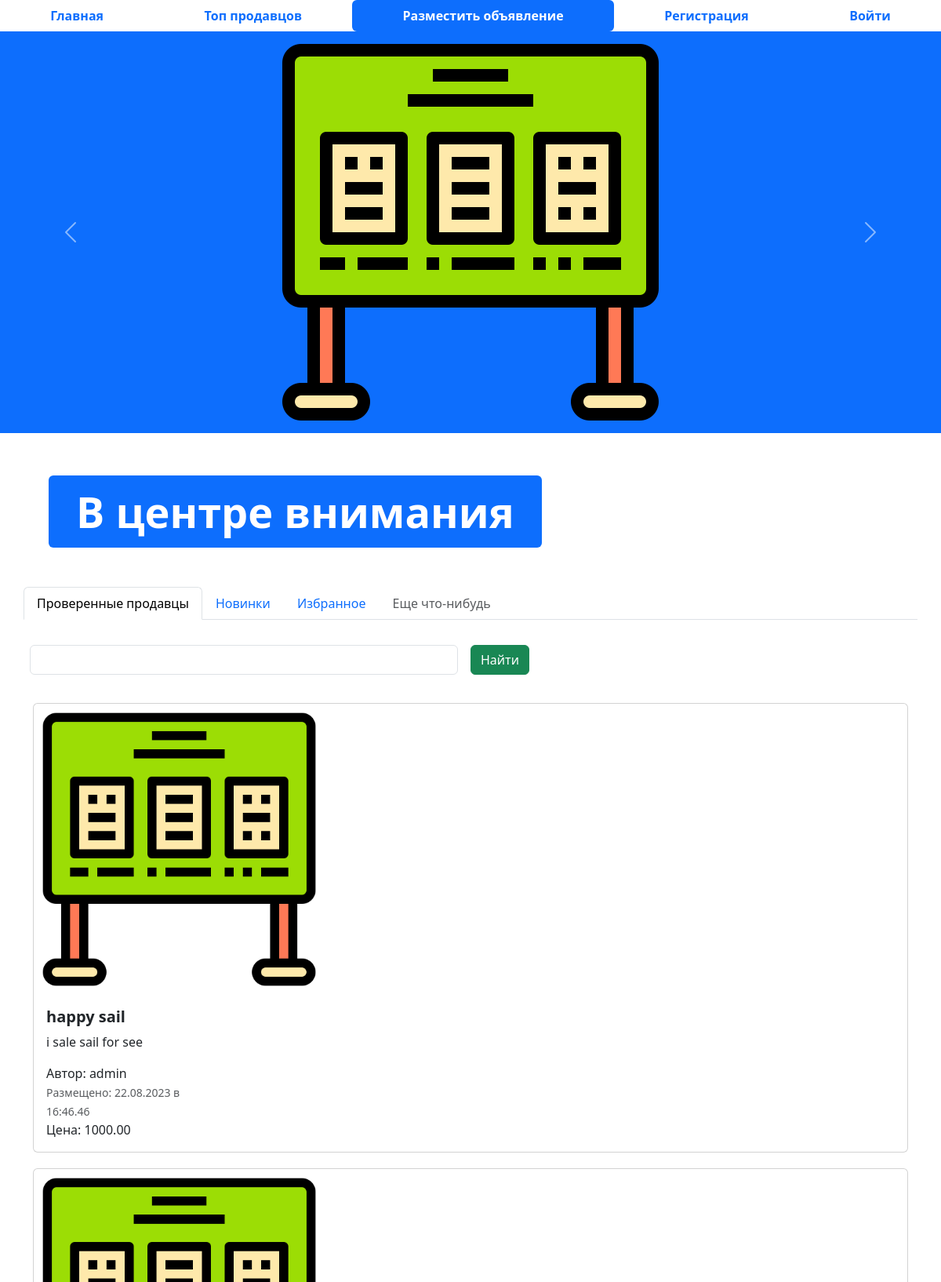
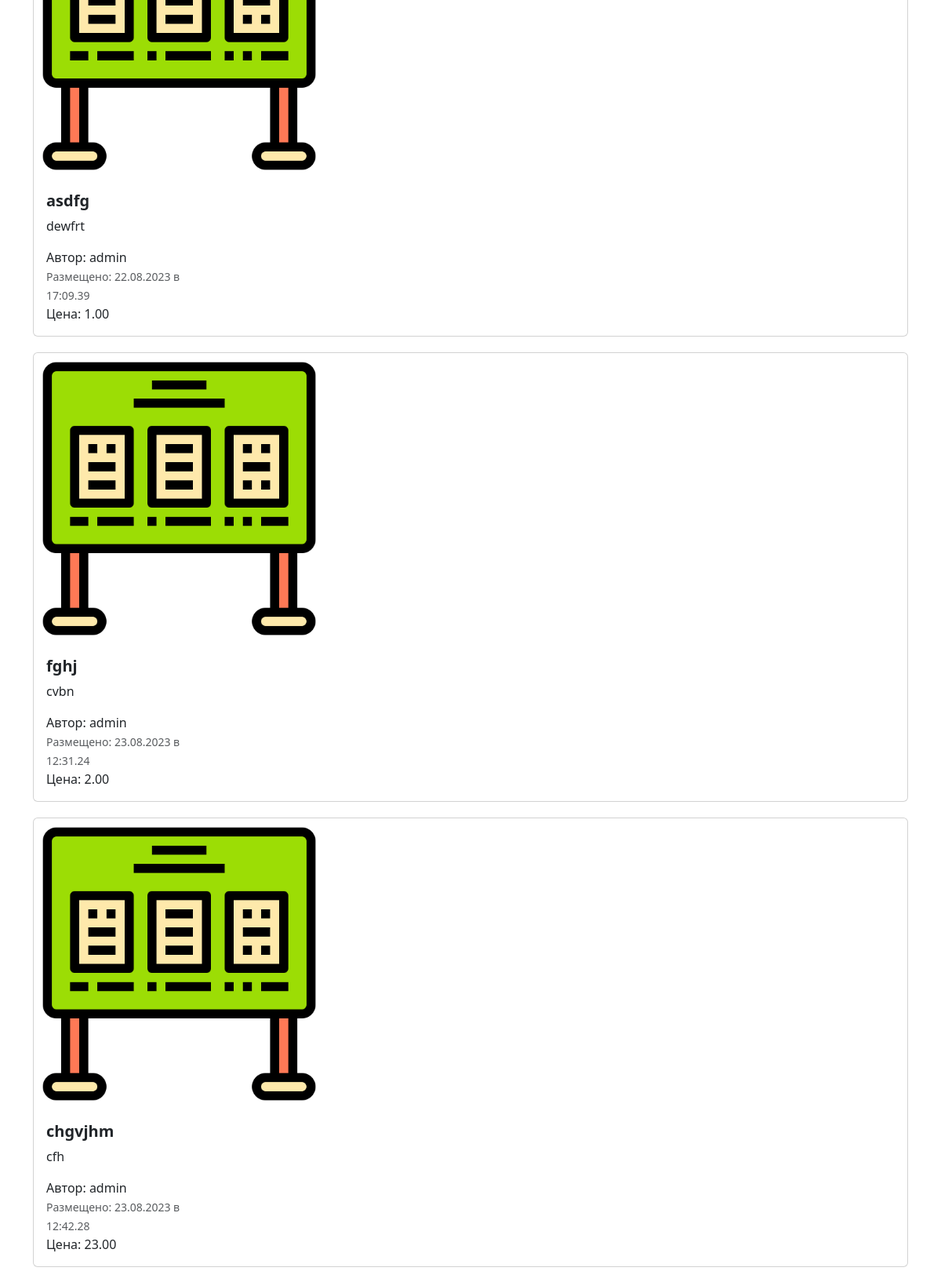
The page / (upper part) on the database its author committed (2 pictures, top to bottom).
### my_lesson_5/models.py (models this page shows, shortened)
class Advertisment(models.Model):
    class Meta:
        db_table = "advertisment"
    photo = models.ImageField("изображение", upload_to="my_lesson_5")
    title = models.CharField("Заголовок", max_length=128)
    description = models.TextField("Описание")
    price = models.DecimalField("Цена", max_digits=10, decimal_places=2)
    created_at = models.DateTimeField(auto_now_add=True)
    updated_at = models.DateTimeField(auto_now=True)
    category = models.SmallIntegerField("Категория")
    author = models.CharField("Автор", max_length=20)
    location = models.CharField("Локация", max_length=255)
    action = models.BooleanField("Торг", help_text="Отметьте, если торг уместен")
    user = models.ForeignKey(User,verbose_name="Автор",on_delete=models.CASCADE)
    @admin.display(description="Дата создания")
    def created_date(self):
        if self.created_at == timezone.now().date():
            create_time=self.created_at.strftime("%H:%M.%S")
            return format_html('<span style="color: teal; font-weight: bold">Сегодня в </span>',create_time)
        return self.created_at.strftime("%d.%m.%Y в %H:%M.%S")
    def get_absolute_url(self):
        return reverse('adv-detail', kwargs={"pk":self.pk})

### my_lesson_5/views.py (the view)
# urls.py: path("",index , name="main_page"),
def index(request):
    title=request.GET.get("qwery")
    if title:
        adverts=Advertisment.objects.filter(title__icontains=title)
    else:
        adverts=Advertisment.objects.all()
    context={"advert":adverts, "title":title}
    return render(request, 'my_adverts/index.html', context)

### Templates/my_adverts/index.html (shortened to what this page needs)
{% extends 'base.html' %}
{% load static %}
{% block content %}
<div id="carouselExampleControls" class="carousel slide bg-primary" data-bs-ride="carousel">
  <div class="carousel-inner">
    <div class="carousel-item active">
      <img src="{% static 'img/adv.png' %}" class="mx-auto d-block w-33" alt="...">
    </div>
  </div>
  <button class="carousel-control-prev" type="button" data-bs-target="#carouselExampleControls" data-bs-slide="prev">
    <span class="carousel-control-prev-icon" aria-hidden="true"></span>
  </button>
  <button class="carousel-control-next" type="button" data-bs-target="#carouselExampleControls" data-bs-slide="next">
    <span class="carousel-control-next-icon" aria-hidden="true"></span>
  </button>
</div>
<div class="container" style="margin: 50px;">
  <div class="display-2">
    <span class="badge bg-primary">В центре внимания</span>
  </div>
</div>
<div class="container">
  <div class="row">
    <ul class="nav nav-tabs bg-white">
      <li class="nav-item">
        <a class="nav-link active" aria-current="page" href="#">Проверенные продавцы</a>
      </li>
      <li class="nav-item">
        <a class="nav-link" href="#">Новинки</a>
      </li>
      <li class="nav-item">
        <a class="nav-link" href="#">Избранное</a>
      </li>
      <li class="nav-item">
        <a class="nav-link disabled" href="#" tabindex="-1" aria-disabled="true">Еще что-нибудь</a>
      </li>
    </ul>
    <form class="row g-3" method="get">
      <div class="col-auto w-50">
        <input value="{% if title %}{{ title }}{% endif %}" name="qwery" type="text" class="form-control">
      </div>
      <div class="col-auto">
        <button type="submit" class="btn btn-success mb-3">Найти</button>
      </div>
    </form>
  </div>
  {% for adv in advert %}
  <div class="col">
    <div class="card mb-2" style="max-width: 1200px; margin-top: 20px;">
      <div class="row g-0">
        <div class="col-md-4">
          <a href="{{adv.get_absolute_url}}" class="nav-link">
            <img src= "{% if adv.photo %} {{ adv.photo.url }} {% endif %}" class="img-fluid rounded-start" alt="Card title">
          </a>
        <div class="col-md-8">
          <div class="card-body">
            <h5 class="card-title">
              <a href="{{adv.get_absolute_url}}" class="nav-link"><strong>{{ adv.title }}</strong></a>
            </h5>
            <a href="{{adv.get_absolute_url}}" class="nav-link">
              <p class="card-text">
                {{ adv.description }}
              </p>
              <span>Автор: {{ adv.user }}</span>
              <p class="card-text"><small class="text-muted">Размещено: {{ adv.created_date }}</small></p>
              <a>Цена: {{ adv.price }}</a>
            </a>
          </div>
        </div>
      </div>
    </div>
  </div>
  {% endfor %}
</div>
{% endblock %}

### Templates/base.html (shortened to what this page needs)
<!DOCTYPE html>
{% load static %}
<html lang="en">
  <head>
    <link href="{% static 'css/bootstrap.min.css' %}" rel="stylesheet">
    <link rel="stylesheet" href="{% static 'css/fontello.css' %}">
  </head>
  <body>
    {% block header %}
    <ul class="nav nav-pills sticky-top bg-white nav-fill">
      <li class="nav-item">
        <a class="nav-link" href="{% url 'main_page' %}">
          <span style="font-weight: bold;">Главная</span>
        </a>
      </li>
      <li class="nav-item">
        <a class="nav-link" href="{% url 'top-sellers' %}"><span style="font-weight: bold;">Топ продавцов</span>
        </a>
      </li>
      <li class="nav-item">
        <a class="nav-link active" aria-current="page" href="{% url 'advertisement-post' %}">
          <span style="font-weight: bold;">Разместить объявление</span>
        </a>
      </li>
      {% if user.is_authenticated == False %}
      <li class="nav-item">
        <a class="nav-link" href="{% url 'reg'  %}">
          <span style="font-weight: bold;">Регистрация</span>
        </a>
      </li>
      <li class="nav-item">
        <a class="nav-link" href="{% url 'log' %}">
          <span style="font-weight: bold;">Войти</span>
        </a>
      </li>
      {% endif %}
    </ul>
    {% endblock %}
    {% block content %}
    {% endblock %}
  </body>
</html>

### rows shown on the page
Advertisment: photo (picture), title "happy sail", description "i sale sail for see", user "admin", created_date "22.08.2023 в 16:46.46", price "1000.00"
Advertisment: photo (picture), title "asdfg", description "dewfrt", user "admin", created_date "22.08.2023 в 17:09.39", price "1.00"
Advertisment: photo (picture), title "fghj", description "cvbn", user "admin", created_date "23.08.2023 в 12:31.24", price "2.00"
Advertisment: photo (picture), title "chgvjhm", description "cfh", user "admin", created_date "23.08.2023 в 12:42.28", price "23.00"
